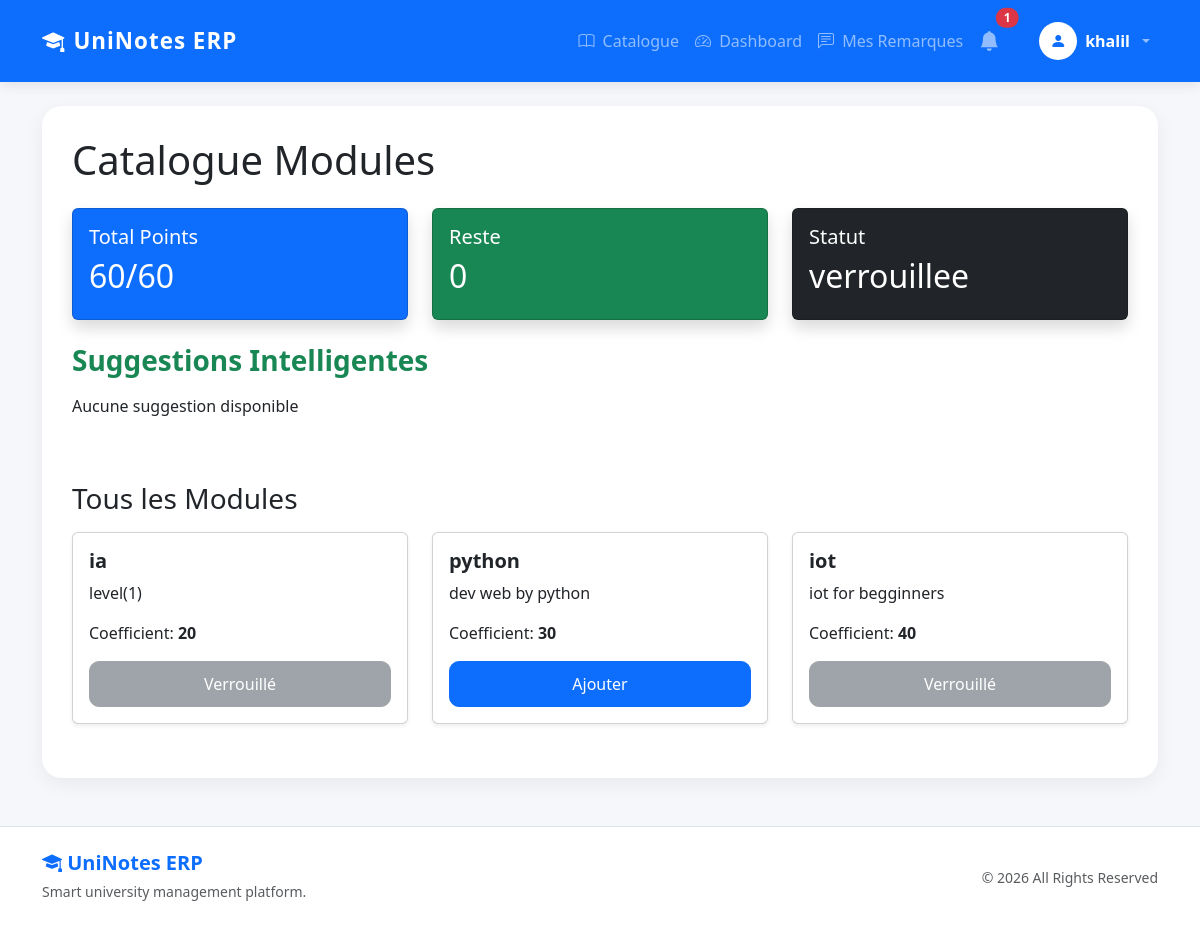
Screenshot of /catalogue/ (signed in) with the database file from the repository.
### enrollment/models.py (models this page shows, shortened)
class Inscription(models.Model):
    STATUS_CHOICES = (
        ('ouverte', 'Ouverte'),
        ('verrouillee', 'Verrouillée'),
    )
    user = models.OneToOneField(
        User,
        on_delete=models.CASCADE
    )
    statut = models.CharField(
        max_length=20,
        choices=STATUS_CHOICES,
        default='ouverte'
    )
    def total_coefficient(self):
        return sum(
            item.module.coefficient
            for item in self.modules.all()
        )
    def reste(self):
        return 60 - self.total_coefficient()
    def verifier_verrouillage(self):
        if self.total_coefficient() >= 60:
            self.statut = "verrouillee"
        else:
            self.statut = "ouverte"
        self.save()
    def moyenne_generale(self):
        modules = self.modules.all()
        total = Decimal('0')
        for item in modules:
            moyenne_module = item.moyenne()
            if moyenne_module is None:
                continue
            total += (
                Decimal(str(moyenne_module))
                * Decimal(str(item.module.coefficient))
            )
            return total / Decimal('60')

### catalog/models.py (models this page shows, shortened)
class CatalogueModule(models.Model):
    titre = models.CharField(
        max_length=200
    )
    coefficient = models.PositiveIntegerField(
        validators=[
            MinValueValidator(1),
            MaxValueValidator(60)
    ]
    )
    description = models.TextField(
        blank=True
    )
    est_actif = models.BooleanField(
        default=True
    )
    enseignant = models.ForeignKey(
        User,
        on_delete=models.SET_NULL,
        null=True,
        blank=True,
        related_name='modules_enseignes'
    )

### catalog/views.py (the view)
# urls.py: path("catalogue/", include("catalog.urls")),
@login_required
def catalogue(request):
    profile = request.user.profile
    if profile.role != "etudiant":
        return redirect("dashboard")
    inscription = get_object_or_404(
        Inscription,
        user=request.user
    )
    inscription.verifier_verrouillage()
    modules = CatalogueModule.objects.filter(
        est_actif=True
    )
    modules_choisis = inscription.modules.values_list(
        "module_id",
        flat=True
    )
    total = inscription.total_coefficient()
    moyenne = inscription.moyenne_generale()
    if moyenne is None or moyenne == 0:
        suggestions = modules.exclude(
            id__in=modules_choisis
        )[:3]
    elif moyenne < 10:
        suggestions = modules.filter(
            coefficient__lte=2
        ).exclude(
            id__in=modules_choisis
        )[:3]
    elif moyenne < 14:
        suggestions = modules.filter(
            coefficient__lte=4
        ).exclude(
            id__in=modules_choisis
        )[:3]
    else:
        suggestions = modules.filter(
            coefficient__gte=4
        ).exclude(
            id__in=modules_choisis
        )[:3]
    return render(
        request,
        "catalog/catalogue.html",
        {
            "modules": modules,
            "modules_choisis": modules_choisis,
            "total": total,
            "reste": inscription.reste(),
            "statut": inscription.statut,
            "suggestions": suggestions,
        }
    )

### enrollment/context_processors.py (called while the page is built)
def notifications_processor(request):
    if request.user.is_authenticated:
        notifications = Notification.objects.filter(
            user=request.user
        ).order_by('-created_at')[:5]
        count = Notification.objects.filter(
            user=request.user,
            is_read=False
        ).count()
    else:
        notifications = []
        count = 0
    return {
        'notifications_count': count,
        'notifications_navbar': notifications
    }

### enrollment/models.py (called while the page is built)
    def moyenne(self):
        notes = self.notes.all()
        total_categories = self.module.categories.count()
        if notes.count() < total_categories:
            return None
        total = Decimal('0')
        for note in notes:
            total += (
                Decimal(str(note.valeur))
                * Decimal(str(note.categorie.poids))
            )
        return total / Decimal('100')

### templates/catalog/catalogue.html (shortened to what this page needs)
{% extends 'base.html' %}
{% block content %}
<h1 class="mb-4">
    Catalogue Modules
</h1>
<div class="row mb-4">
    <div class="col-md-4">
        <div class="card bg-primary text-white shadow">
            <div class="card-body">
                <h5>
                    Total Points
                </h5>
                <h2>
                    {{ total }}/60
                </h2>
            </div>
        </div>
    </div>
    <div class="col-md-4">
        <div class="card bg-success text-white shadow">
            <div class="card-body">
                <h5>
                    Reste
                </h5>
                <h2>
                    {{ reste }}
                </h2>
            </div>
        </div>
    </div>
    <div class="col-md-4">
        <div class="card bg-dark text-white shadow">
            <div class="card-body">
                <h5>
                    Statut
                </h5>
                <h2>
                    {{ statut }}
                </h2>
            </div>
        </div>
    </div>
</div>
<h3 class="mb-3 text-success fw-bold">
    Suggestions Intelligentes
</h3>
<div class="row mb-5">
    {% for s in suggestions %}
    <div class="col-md-4">
        <div class="card border-success shadow-sm h-100">
            <div class="card-body">
                <h5 class="fw-bold text-success">
                    {{ s.titre }}
                </h5>
                <p>
                    {{ s.description }}
                </p>
                <p>
                    Coefficient:
                    <strong>
                        {{ s.coefficient }}
                    </strong>
                </p>
                <a href="{% url 'ajouter_module' s.id %}">
                    <button
                        class="btn btn-success w-100"
                    >
                        Ajouter Suggestion
                    </button>
                </a>
            </div>
        </div>
    </div>
    {% empty %}
    <p>
        Aucune suggestion disponible
    </p>
    {% endfor %}
</div>
<h3 class="mb-3">
    Tous les Modules
</h3>
<div class="row">
    {% for module in modules %}
    <div class="col-md-4 mb-4">
        <div class="card h-100 shadow-sm">
            <div class="card-body">
                <h5 class="fw-bold">
                    {{ module.titre }}
                </h5>
                <p>
                    {{ module.description }}
                </p>
                <p>
                    Coefficient:
                    <strong>
                        {{ module.coefficient }}
                    </strong>
                </p>
                {% if module.id in modules_choisis %}
                    {% if statut == "verrouillee" %}
                        <button
                            class="btn btn-secondary w-100"
                            disabled
                        >
                            Verrouillé
                        </button>
                    {% endif %}
                {% else %}
                    {% if has_notes %}
                        <button
                            class="btn btn-secondary w-100"
                            disabled
                        >
                            Modification impossible
                        </button>
                    {% else %}
                        <a href="{% url 'ajouter_module' module.id %}">
                            <button
                                class="btn btn-primary w-100"
                            >
                                Ajouter
                            </button>
                        </a>
                    {% endif %}
                {% endif %}
            </div>
        </div>
    </div>
    {% endfor %}
</div>
{% endblock %}

### templates/base.html (shortened to what this page needs)
{% load static %}
<!DOCTYPE html>
<html lang="fr">
<head>
    <link
        href="https://cdn.jsdelivr.net/npm/bootstrap@5.3.0/dist/css/bootstrap.min.css"
        rel="stylesheet"
    >
    <link rel="stylesheet"
          href="https://cdn.jsdelivr.net/npm/bootstrap-icons@1.11.3/font/bootstrap-icons.min.css">
    <link rel="stylesheet"
          href="{% static 'css/style.css' %}">
</head>
<body>
    <nav class="navbar navbar-expand-lg navbar-dark bg-primary">
        <div class="container">
            <a class="navbar-brand fw-bold d-flex align-items-center gap-2"
               href="{% url 'dashboard' %}">
                <i class="bi bi-mortarboard-fill"></i>
                UniNotes ERP
            </a>
            <div class="collapse navbar-collapse"
                 id="navbarNav">
                <ul class="navbar-nav ms-auto align-items-lg-center">
                    {% if user.is_authenticated %}
                        {% if user.profile.role == "etudiant" %}
                        <li class="nav-item">
                            <a class="nav-link"
                               href="{% url 'catalogue' %}">
                                <i class="bi bi-book me-1"></i>
                                Catalogue
                            </a>
                        </li>
                        <li class="nav-item">
                            <a class="nav-link"
                               href="{% url 'dashboard' %}">
                                <i class="bi bi-speedometer2 me-1"></i>
                                Dashboard
                            </a>
                        </li>
                        <li class="nav-item">
                            <a class="nav-link"
                               href="{% url 'mes_remarques' %}">
                                <i class="bi bi-chat-left-text me-1"></i>
                                Mes Remarques
                            </a>
                        </li>
                        {% endif %}
                        <li class="nav-item dropdown me-3">
                            <a class="nav-link position-relative"
                               href="#"
                               role="button"
                               data-bs-toggle="dropdown">
                                <i class="bi bi-bell-fill fs-5"></i>
                                {% if notifications_count > 0 %}
                                <span class="position-absolute top-0 start-100 translate-middle badge rounded-pill bg-danger">
                                    {{ notifications_count }}
                                </span>
                                {% endif %}
                            </a>
                        </li>
                        <li class="nav-item dropdown ms-lg-2">
                            <a class="nav-link dropdown-toggle d-flex align-items-center gap-2"
                               href="#"
                               role="button"
                               data-bs-toggle="dropdown">
                                <div class="bg-white text-primary rounded-circle d-flex align-items-center justify-content-center"
                                     style="width:38px;height:38px;">
                                    <i class="bi bi-person-fill"></i>
                                </div>
                                <span class="fw-semibold text-white">
                                    {{ user.first_name|default:user.username }}
                                </span>
                            </a>
                        </li>
                    {% endif %}
                </ul>
            </div>
        </div>
    </nav>
    <div class="container mt-4 mb-5">
        <div class="container-box">
            {% block content %}
            {% endblock %}
        </div>
    </div>
    <footer class="border-top mt-5">
        <div class="container py-4">
            <div class="row align-items-center">
                <div class="col-md-6 text-center text-md-start mb-3 mb-md-0">
                    <h5 class="fw-bold text-primary mb-1">
                        <i class="bi bi-mortarboard-fill"></i>
                        UniNotes ERP
                    </h5>
                    <small class="text-muted">
                        Smart university management platform.
                    </small>
                </div>
                <div class="col-md-6 text-center text-md-end">
                    <small class="text-muted">
                        © 2026 All Rights Reserved
                    </small>
                </div>
            </div>
        </div>
    </footer>
</body>
</html>

### static/css/style.css (style rules this page uses)
body { background: #f4f7fc; font-family: 'Segoe UI', sans-serif; min-height: 100vh; }
.navbar { padding: 14px 0; box-shadow: 0 4px 15px rgba(0,0,0,0.08); }
.navbar-brand { font-size: 1.4rem; letter-spacing: 1px; }
.nav-link { font-weight: 500; transition: 0.3s; }
.container-box { background: white; padding: 35px; border-radius: 20px; box-shadow: 0 8px 25px rgba(0,0,0,0.06); animation: fadeIn 0.4s ease; }
.btn { border-radius: 10px; padding: 10px 18px; }

### templates/base.html (style rules this page uses)
body { background: #f5f7fb; }
.navbar { box-shadow: 0 4px 12px rgba(0,0,0,0.08); }
.container-box { background: white; padding: 30px; border-radius: 20px; box-shadow: 0 6px 20px rgba(0,0,0,0.06); }
footer { background: white; }

### rows the page displays
Inscription: statut "verrouillee"
CatalogueModule: titre "ia", description "level(1)", coefficient "20", shows "Verrouillé"
CatalogueModule: titre "python", description "dev web by python", coefficient "30", shows "Ajouter"
CatalogueModule: titre "iot", description "iot for begginners", coefficient "40", shows "Verrouillé"

### other values shown
{{ notifications_count }} "1"
{{ user.first_name|default:user.username }} "khalil"
{{ total }} "60"
{{ reste }} "0"
